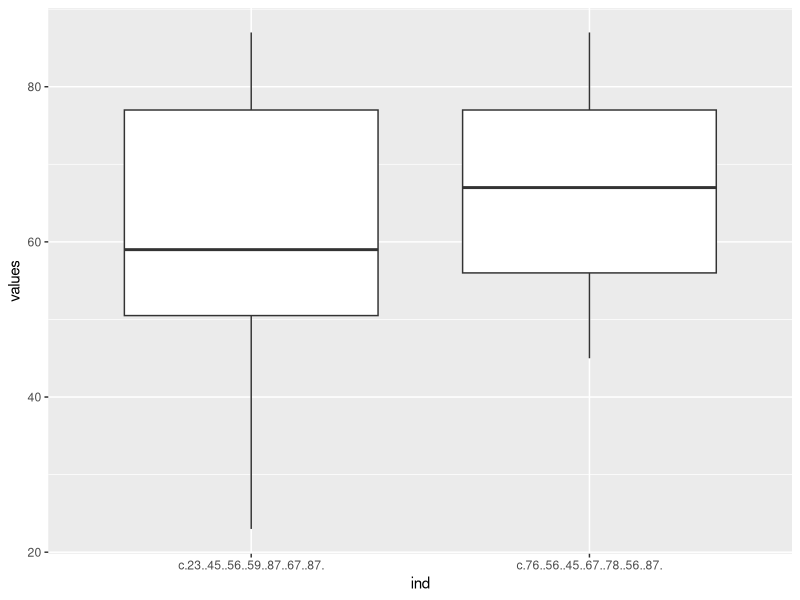

Here is the R script that generated this plot:
## ---- chunk 1
test_variable <- 2 + 6
test_variable
## ---- chunk 2
# Create your variable here
temps_f <- c(95, 65, 78, 76, 89, 76, 87)

## ---- chunk 3
# Write your function here
convert_f_to_c <- function(temp){
  c = (temp-32)*5/9
  return(c)
}

test <- convert_f_to_c(32)
print(test)
## ---- chunk 4
# Apply your function to temp_f her
temps_c <- sapply(temps_f, convert_f_to_c)

## ---- chunk 5
# Write your function here

over_60 <- function(temps_f){
  a <- length(temps_f[temps_f>60])
  return (a > length(temps_f)/2)
}

print(over_60(temps_f))

## ---- chunk 6
# Create your list here
new_temps <- list(
  London <- c(23, 45, 56, 59, 87, 67, 87),
  Paris <- c(76, 56,45, 67, 78, 56 ,87)
)

## ---- chunk 7
# Apply your function to your list
lapply(new_temps, over_60)

## ---- chunk 8
# Create your boxplot visualization.
install.packages("ggplot2")
library("ggplot2")
destination_df <- as.data.frame(new_temps)
ggplot(stack(destination_df), aes(x = ind, y = values), ) +
  geom_boxplot()

## ---- chunk 9

